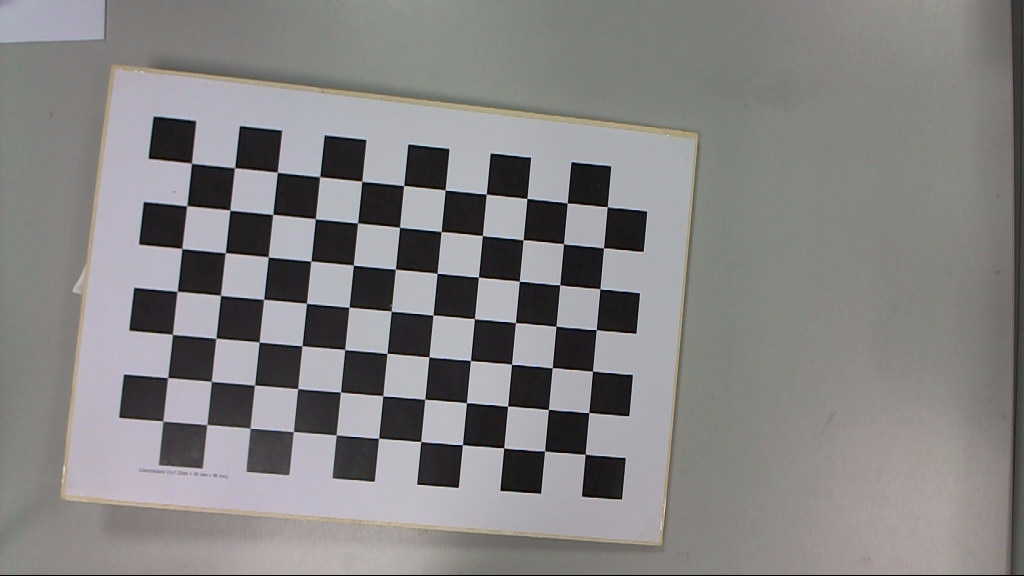
#> input picture lab-6/assets/input_image_left.png, 1024 x 576 px; its folder holds 2 pictures in this run
$ python main.py   (older library calls are emulated)
#> lines starting #> are read from the running program, lines starting #| are printed output that depends on the picture
#> the answer given: 1
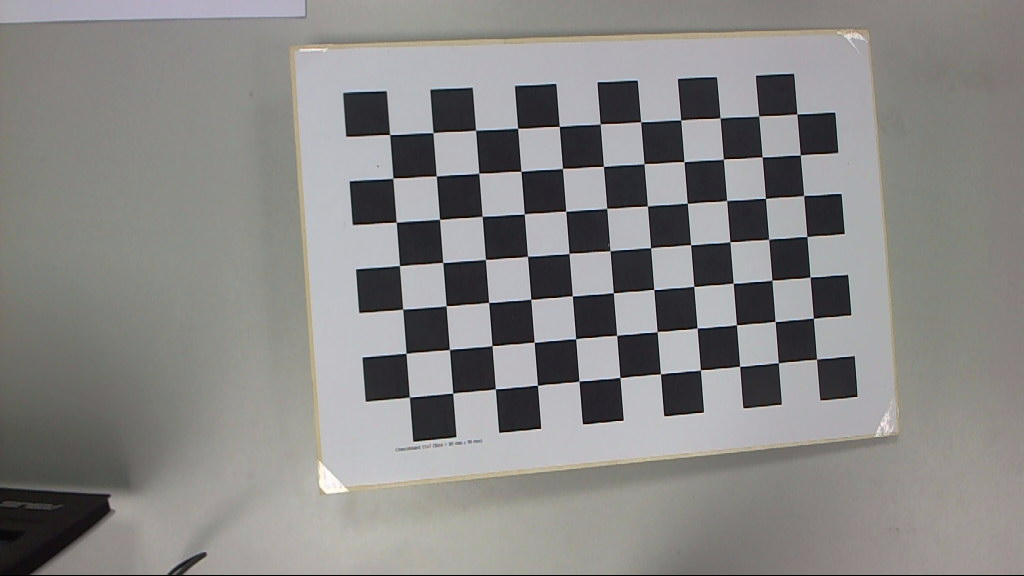
#> input picture lab-6/assets/input_image_right.png, 1024 x 576 px
import cv2  # OpenCV для обработки изображений
import numpy as np  # NumPy для работы с массивами и матрицами
import glob  # Для поиска файлов по шаблону
import os  # Для работы с операционной системой


# Функция калибровки камеры (Метод Богета)
def calibrate_camera(chessboard_images_path, chessboard_size=(7, 11)):
    # Создаем массив реальных координат углов шахматной доски
#> called with chessboard_images_path = 'assets', chessboard_size = (7, 11)
    objp = np.zeros((chessboard_size[0] * chessboard_size[1], 3), np.float32)
    objp[:, :2] = np.mgrid[0:chessboard_size[0], 0:chessboard_size[1]].T.reshape(-1, 2)  # Заполняем X и Y координаты

    objpoints = []  # Список для хранения реальных координат углов
    imgpoints = []  # Список для хранения найденных углов на изображениях

    # Находим все PNG-изображения в указанной папке
    images = glob.glob(os.path.join(chessboard_images_path, '*.png'))
    for img_path in images:
        img = cv2.imread(img_path, 0)  # Читаем изображение в оттенках серого
        ret, corners = cv2.findChessboardCorners(img, chessboard_size, None)  # Находим углы шахматной доски
#> ret = True; corners = 77 rows, first 8: [607.3, 206.6], [603.5, 247.9], [600, 289], [596.3, 329.6], [592.5, 371], [588.8, 412.5], [585.1, 454.1], [567.2, 203]
        if ret:  # Если углы найдены
            objpoints.append(objp)  # Добавляем реальные координаты
            imgpoints.append(corners)  # Добавляем найденные углы

    # Проверяем, что были найдены углы хотя бы на одном изображении
    if not objpoints or not imgpoints:
        print("Не удалось найти углы шахматной доски.")
        return None, None

    # Выполняем калибровку камеры
    ret, camera_matrix, dist_coeffs, _, _ = cv2.calibrateCamera(
        objpoints, imgpoints, img.shape[::-1], None, None
    )
#> ret = 0.211; camera_matrix = [[1457.2, 0, 750.4], [0, 1510.3, 283.9], [0, 0, 1]]; dist_coeffs = [[-0.00697, 0.0849, -0.000731, -0.00644, -0.737]]

    return camera_matrix, dist_coeffs  # Возвращаем матрицу камеры и коэффициенты искажения


# Функция стереокалибровки (Метод Богета)
def stereo_calibrate(camera_matrix, dist_coeffs, imgL, imgR):
    sift = cv2.SIFT_create()  # Создаем объект SIFT для детектирования ключевых точек
    kp1, des1 = sift.detectAndCompute(imgL, None)  # Находим ключевые точки и их описатели на левом изображении
#> kp1 = 1219 keypoints; strongest (x, y, size): (171, 139, 28.9), (161, 225, 28.3), (427, 165, 27.3), (343, 156, 27.5)
    kp2, des2 = sift.detectAndCompute(imgR, None)  # Находим ключевые точки и их описатели на правом изображении
#> kp2 = 1239 keypoints; strongest (x, y, size): (602, 403, 27.5), (365, 113, 29.9), (518, 411, 28.1), (682, 395, 26.9)

    bf = cv2.BFMatcher()  # Создаем объект BFMatcher для сопоставления описателей
    matches = bf.knnMatch(des1, des2, k=2)  # Находим две лучших соответствия для каждой точки
#> matches = 1219 matches

    # Отфильтровываем плохие соответствия
    good_matches = [m for m, n in matches if m.distance < 0.7 * n.distance]
#> good_matches = 92 matches

    # Проверяем, что есть достаточно хороших соответствий
    if len(good_matches) < 8:
        print("Недостаточно совпадений.")
        return None, None

    # Преобразуем соответствия в массивы координат
    pts1 = np.float32([kp1[m.queryIdx].pt for m in good_matches]).reshape(-1, 1, 2)
#> pts1 = 92 rows, first 8: [110.1, 461.1], [122.2, 503.8], [137.8, 98.04], [144.8, 239.5], [145.1, 470.4], [145.1, 470.4], [146.3, 205], [146.6, 505.9]
    pts2 = np.float32([kp2[m.trainIdx].pt for m in good_matches]).reshape(-1, 1, 2)
#> pts2 = 92 rows, first 8: [835.1, 72.15], [589.8, 465.9], [320.4, 82.09], [370.8, 395.5], [402, 449.3], [402, 449.3], [834.9, 150.1], [589.8, 465.9]

    # Вычисляем фундаментальную матрицу
    F, _ = cv2.findFundamentalMat(pts1, pts2, cv2.FM_RANSAC)
#> F = [[1.74e-05, -0.000123, -0.0145], [8.42e-05, -9.5e-06, -0.691], [-0.0937, 0.737, 1]]
    # Вычисляем эссенциальную матрицу
    E = camera_matrix.T @ F @ camera_matrix
#> E = [[36.85, -270.7, -53.07], [185.3, -21.67, -951.8], [-82.74, 970.2, -66.23]]
    # Вычисляем матрицу вращения (R) и вектор смещения (T)
    _, R, T, _ = cv2.recoverPose(E, pts1, pts2, camera_matrix)
#> R = [[0.984, 0.154, -0.0845], [-0.16, 0.985, -0.0582], [0.0743, 0.0707, 0.995]]; T = [0.961, -0.0721, 0.267]

    return R, T  # Возвращаем матрицу вращения и вектор смещения


# Функция ректификации изображений (Метод Богета)
def rectify_images(imgL, imgR, camera_matrix, dist_coeffs, R, T):
    h, w = imgL.shape  # Получаем размеры изображения
#> h = 576; w = 1024
    # Вычисляем новые матрицы проекции и матрицы ректификации
    R1, R2, P1, P2, Q, _, _ = cv2.stereoRectify(
        camera_matrix, dist_coeffs, camera_matrix, dist_coeffs, (w, h), R, T
    )
#> R1 = [[0.977, 0.0962, 0.188], [-0.0919, 0.995, -0.0317], [-0.19, 0.0137, 0.982]]; R2 = [[0.961, -0.0721, 0.267], [0.066, 0.997, 0.032], [-0.268, -0.0132, 0.963]]; P1 = [[1510.3, 0, 368.1, 0], [0, 1510.3, 280, 0], [0, 0, 1, 0]]; P2 = [[1510.3, 0, 368.1, 1510.3], [0, 1510.3, 280, 0], [0, 0, 1, 0]]; Q = [[1, 0, 0, -368.1], [0, 1, 0, -280], [0, 0, 0, 1510.3], [0, 0, -1, 0]]

    # Создаем карты преобразования для исправления искажений и применения ректификации
    map1L, map2L = cv2.initUndistortRectifyMap(camera_matrix, dist_coeffs, R1, P1, (w, h), cv2.CV_32FC1)
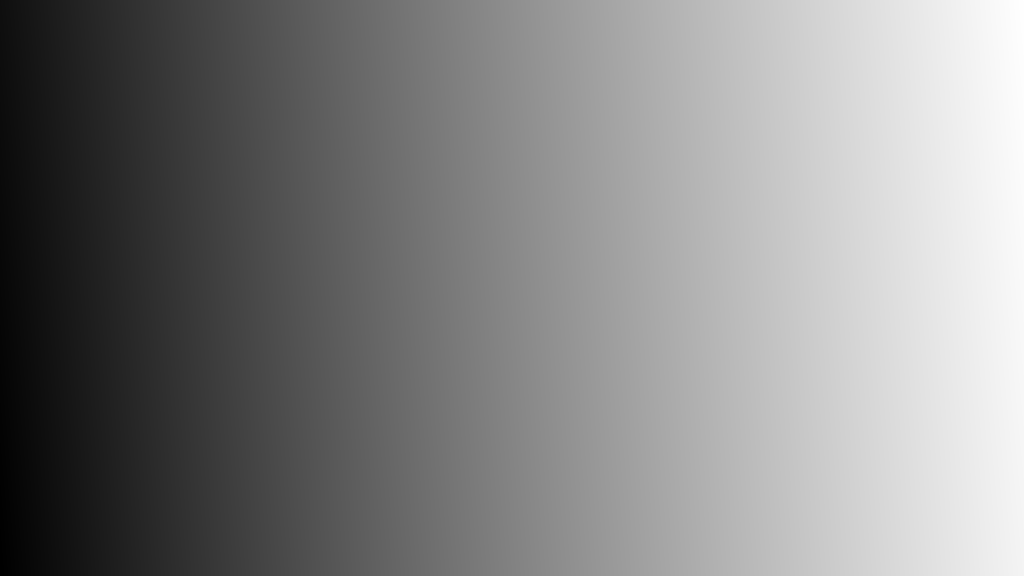
#> map1L: shape (576, 1024) float32; min 51.05, max 1090.2, mean 595.8; drawn with min black and max white
    map1R, map2R = cv2.initUndistortRectifyMap(camera_matrix, dist_coeffs, R2, P2, (w, h), cv2.CV_32FC1)
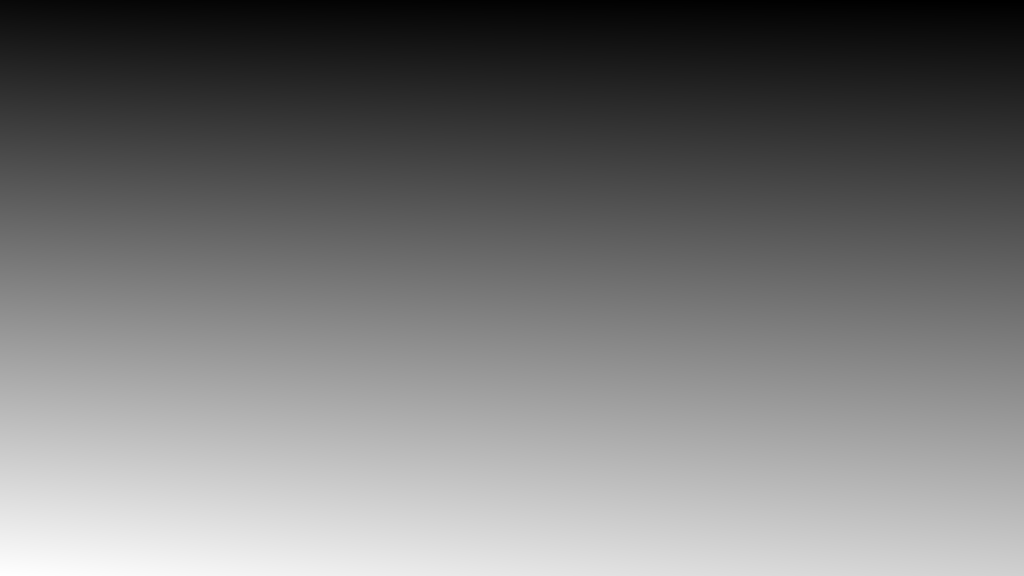
#> map2R: shape (576, 1024) float32; min -38.51, max 611, mean 261.2; drawn with min black and max white


    # Применяем карты преобразования к изображениям
    rectified_imgL = cv2.remap(imgL, map1L, map2L, cv2.INTER_LINEAR)
    rectified_imgR = cv2.remap(imgR, map1R, map2R, cv2.INTER_LINEAR)

    return rectified_imgL, rectified_imgR  # Возвращаем откалиброванные изображения


# Функция вычисления фундаментальной матрицы и стереоректификации (Метод Хартли)
def fundamental_matrix_method(imgL, imgR):
    sift = cv2.SIFT_create()  # Создаем объект SIFT для детектирования ключевых точек
    kp1, des1 = sift.detectAndCompute(imgL, None)  # Находим ключевые точки и их описатели на левом изображении
    kp2, des2 = sift.detectAndCompute(imgR, None)  # Находим ключевые точки и их описатели на правом изображении

    bf = cv2.BFMatcher()  # Создаем объект BFMatcher для сопоставления описателей
    matches = bf.knnMatch(des1, des2, k=2)  # Находим два лучших соответствия для каждой точки

    # Отфильтровываем плохие соответствия, используя правило Лоу (Low's ratio test)
    good_matches = [m for m, n in matches if m.distance < 0.7 * n.distance]

    # Проверяем, что есть достаточно хороших соответствий
    if len(good_matches) < 8:
        print("Недостаточно совпадений.")
        return None, None

    # Преобразуем соответствия в массивы координат
    src_pts = np.float32([kp1[m.queryIdx].pt for m in good_matches]).reshape(-1, 2)
    dst_pts = np.float32([kp2[m.trainIdx].pt for m in good_matches]).reshape(-1, 2)

    # Вычисляем фундаментальную матрицу
    F, mask = cv2.findFundamentalMat(src_pts, dst_pts, cv2.FM_RANSAC)

    # Проверяем, что фундаментальная матрица успешно вычислена
    if F is None:
        print("Ошибка: не удалось вычислить фундаментальную матрицу.")
        return None, None

     # Вычисляем гомографии для ректификации с помощью фундаментальной матрицы
    h1, w1 = imgL.shape[:2]
    h2, w2 = imgR.shape[:2]

    _, H1, H2 = cv2.stereoRectifyUncalibrated(src_pts, dst_pts, F, imgSize=(w1, h1))

    # Применяем гомографии к изображениям
    rectified_imgL = cv2.warpPerspective(imgL, H1, (w1, h1))
    rectified_imgR = cv2.warpPerspective(imgR, H2, (w2, h2))

    return rectified_imgL, rectified_imgR  # Возвращаем откалиброванные изображения


# Функция отображения всех изображений в одном окне
def show_results(imgL, imgR, rectifiedL, rectifiedR):
    # Изменяем размер изображений для удобства просмотра
    imgL_resized = cv2.resize(imgL, (400, 400))
    imgR_resized = cv2.resize(imgR, (400, 400))
    rectifiedL_resized = cv2.resize(rectifiedL, (400, 400))
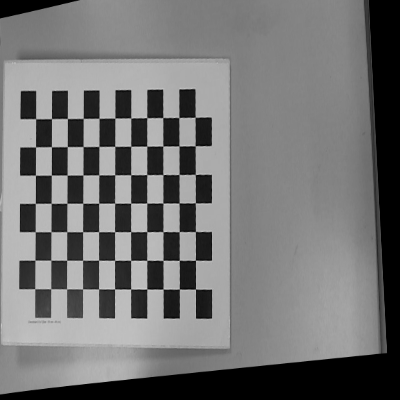
#> rectifiedL_resized: shape (400, 400); min 0, max 213, mean 115.4
    rectifiedR_resized = cv2.resize(rectifiedR, (400, 400))
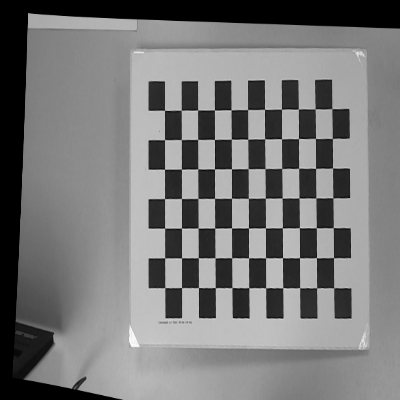
#> rectifiedR_resized: shape (400, 400); min 0, max 252, mean 119.7


    # Объединяем изображения горизонтально
    top_row = np.hstack((imgL_resized, imgR_resized))
    bottom_row = np.hstack((rectifiedL_resized, rectifiedR_resized))
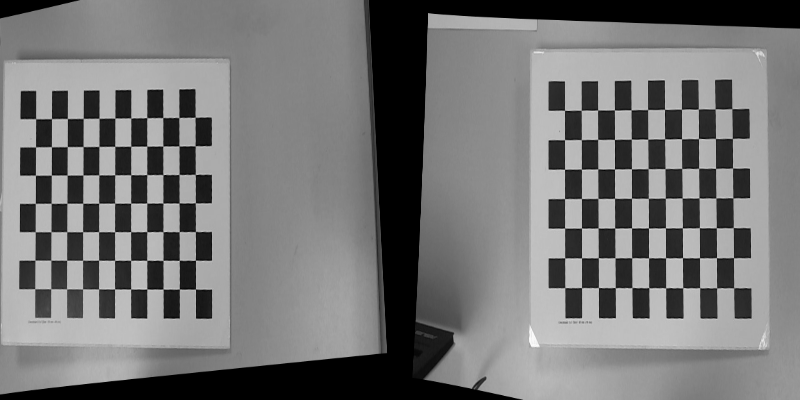
#> bottom_row: shape (400, 800); min 0, max 252, mean 117.5
    combined = np.vstack((top_row, bottom_row))  # Объединяем строки вертикально
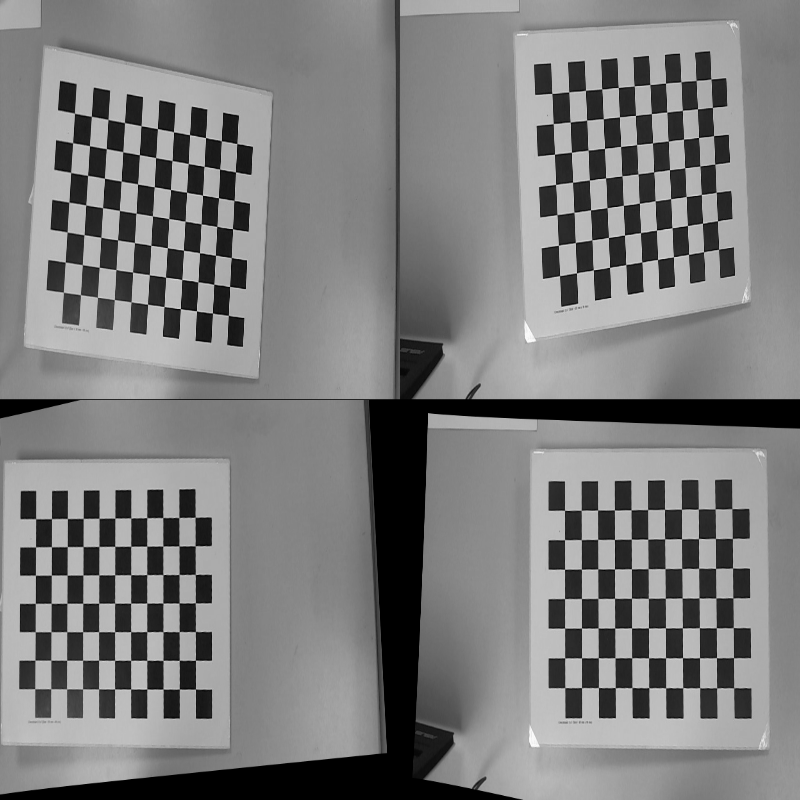
#> combined: shape (800, 800); min 0, max 252, mean 125.2

    # Отображаем результаты
    cv2.imshow("Original (Top) | Rectified (Bottom)", combined)
    cv2.waitKey(0)  # Ждем нажатия клавиши
    cv2.destroyAllWindows()  # Закрываем окно

    # Сохраняем результаты
    cv2.imwrite("results/output_image_left.png", rectifiedL)
    cv2.imwrite("results/output_image_right.png", rectifiedR)
    print("Изображения сохранены в папке 'results'.")


# Меню выбора метода
def main():
    # Печатаем меню
    print("\nВыберите метод калибровки стереосистемы камер:")
    print("1 - Калибровка методом Богета (с предварительной калибровкой)")
    print("2 - Калибровка методом Хартли (фундаментальная матрица, без калибровки)")
    print("0 - Выход")

    # Пытаемся получить выбор пользователя
    try:
        choice = int(input("Введите номер метода: "))
    except ValueError:
        print("Ошибка: введите число.")
        return

    # Обработка выхода из программы
    if choice == 0:
        print("Выход из программы.")
        return

    # Загружаем левое и правое изображения
    imgL_path = 'assets/input_image_left.png'
    imgR_path = 'assets/input_image_right.png'
    imgL = cv2.imread(imgL_path, 0)
    imgR = cv2.imread(imgR_path, 0)

    # Проверяем, что изображения успешно загружены
    if imgL is None or imgR is None:
        print("Ошибка: не удалось загрузить изображения.")
        return

    # Обработка выбора метода
    match choice:
        case 1:  # Метод Богета
            chessboard_images_path = 'assets'  # Путь к изображениям шахматной доски
            camera_matrix, dist_coeffs = calibrate_camera(chessboard_images_path)  # Калибруем камеру

            # Проверяем успешность калибровки
            if camera_matrix is None or dist_coeffs is None:
                print("Ошибка калибровки камеры.")
                return

            R, T = stereo_calibrate(camera_matrix, dist_coeffs, imgL, imgR)  # Выполняем стереокалибровку

            # Проверяем успешность стереокалибровки
            if R is None or T is None:
                print("Ошибка стереокалибровки.")
                return

            rectified_imgL, rectified_imgR = rectify_images(imgL, imgR, camera_matrix, dist_coeffs, R, T)  # Ректифицируем изображения
            show_results(imgL, imgR, rectified_imgL, rectified_imgR)  # Показываем результаты

        case 2:  # Метод Хартли
            rectified_imgL, rectified_imgR = fundamental_matrix_method(imgL, imgR)  # Выполняем метод Хартли

            # Проверяем успешность метода
            if rectified_imgL is None or rectified_imgR is None:
                print("Ошибка метода Хартли.")
                return

            show_results(imgL, imgR, rectified_imgL, rectified_imgR)  # Показываем результаты

        case _:  # Неверный выбор
            print("Ошибка: неверный номер метода.")


# Точка входа в программу
if __name__ == "__main__":
    os.makedirs("results", exist_ok=True)  # Создаем папку для сохранения результатов
    main()  # Вызываем главную функцию
